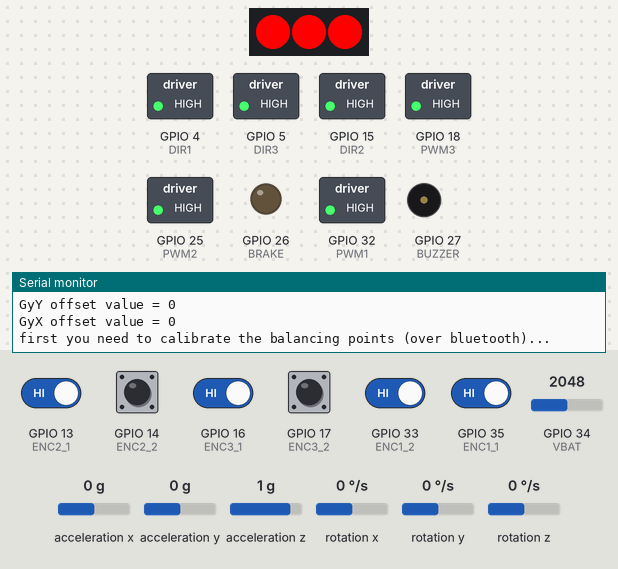
A sketch run on a simulated ESP32. Parts: 3 RGB LEDs in strip order, left to right, switched loads named in the sketch (green lamp = pin HIGH), output pins drawn as LEDs (lit = HIGH), buzzer (waves = sounding, pin HIGH), the last lines printed to the serial monitor. Wiring (inferred from the names in the program): MPU-6050 motion sensor at I2C address 0x68. The inputs (shaded band) are chosen by the test bench; at power-on: GPIO 13 (ENC2_1), GPIO 14 (ENC2_2), GPIO 16 (ENC3_1), GPIO 17 (ENC3_2), GPIO 33 (ENC1_2), GPIO 35 (ENC1_1) HIGH, GPIO 34 (VBAT) = 2048, acceleration x 0 g, acceleration y 0 g, acceleration z 1 g, rotation x 0 °/s, rotation y 0 °/s, rotation z 0 °/s. Colours are those a GRB WS2812 strip shows for the declared byte order; EEPROM starts erased; nothing arrives over Bluetooth unless stated.

Above: at 14.9 s.
15.0 s: GPIO 13 (ENC2_1) driven LOW
At 16.2 s:
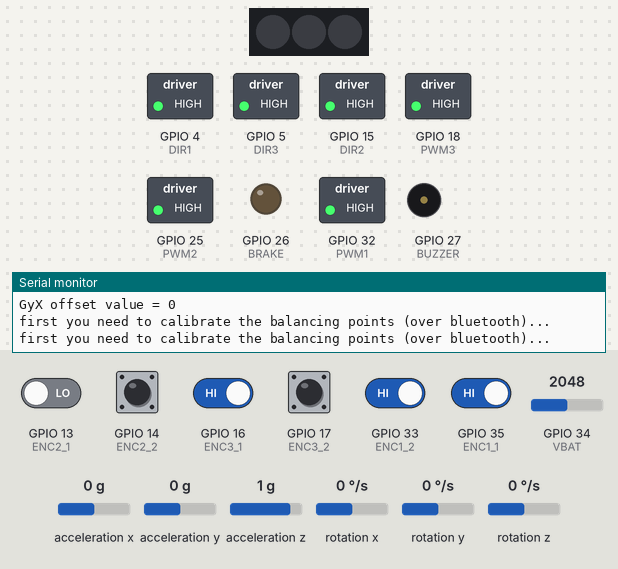
20.5 s: GPIO 16 (ENC3_1) driven LOW
At 23.2 s:
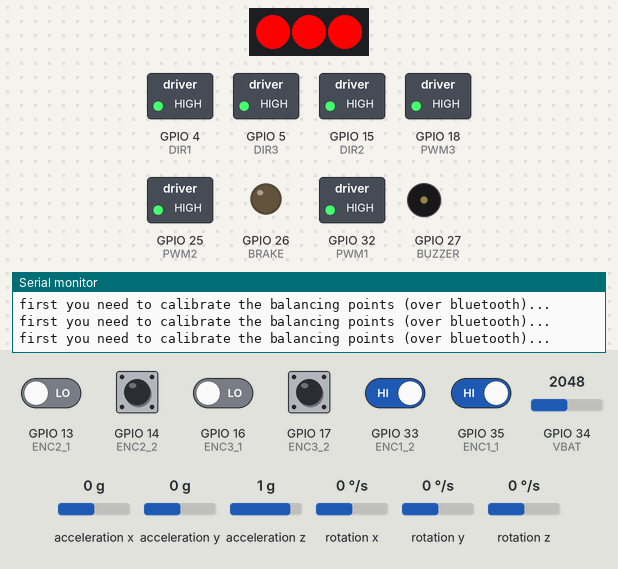
26.0 s: GPIO 33 (ENC1_2) driven LOW
At 28.9 s:
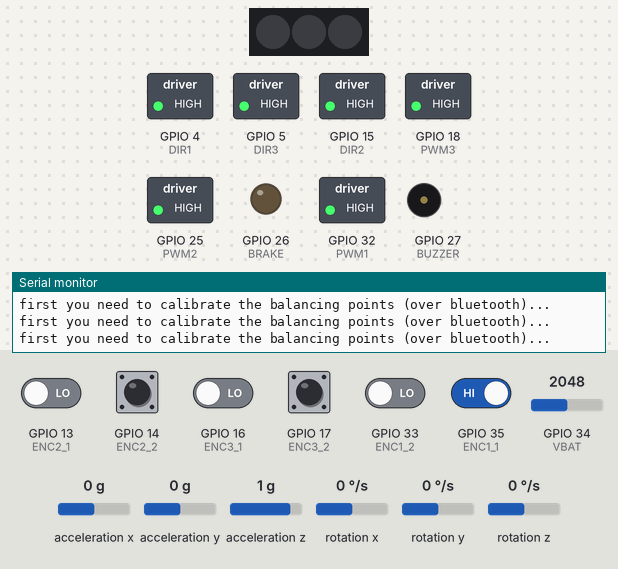
31.2 s: GPIO 35 (ENC1_1) driven LOW
At 31.6 s:
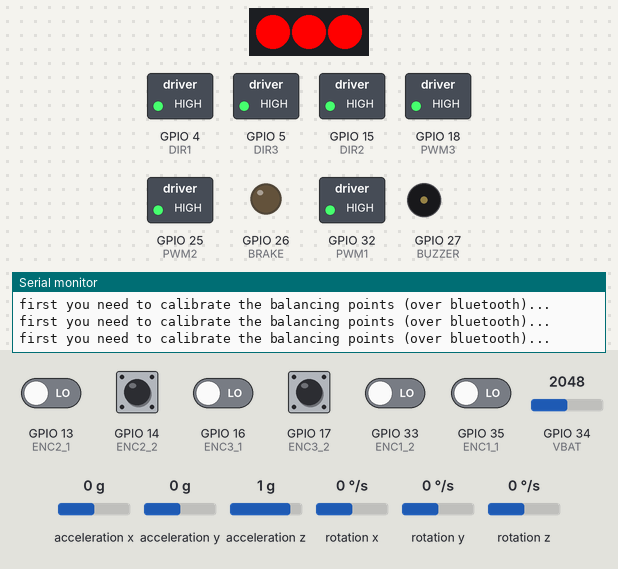
32.7 s: GPIO 13 (ENC2_1) driven HIGH
At 33.0 s:
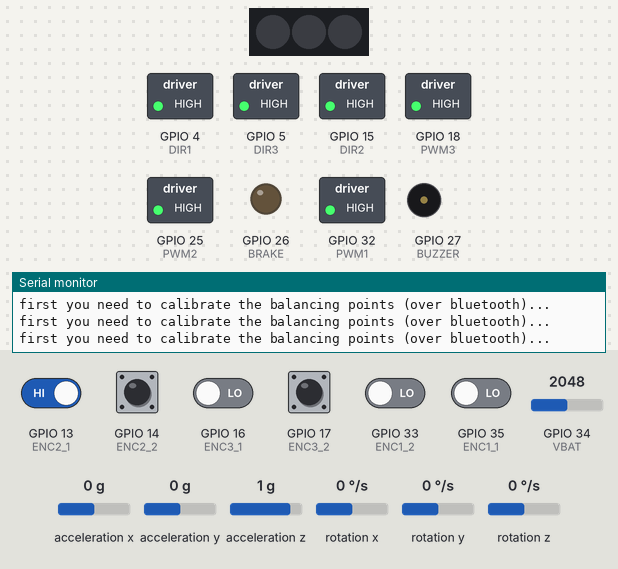
34.2 s: GPIO 16 (ENC3_1) driven HIGH
At 35.4 s:
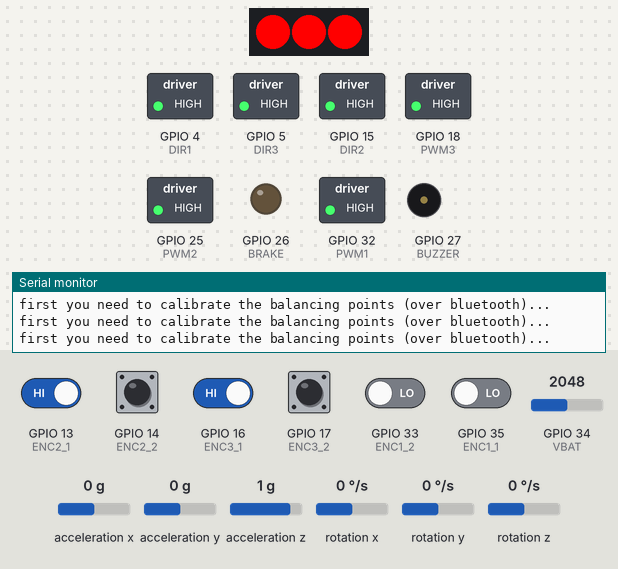
Timing chart, 0 to 36.7 s (numbered marks = the images above; inputs shaded):
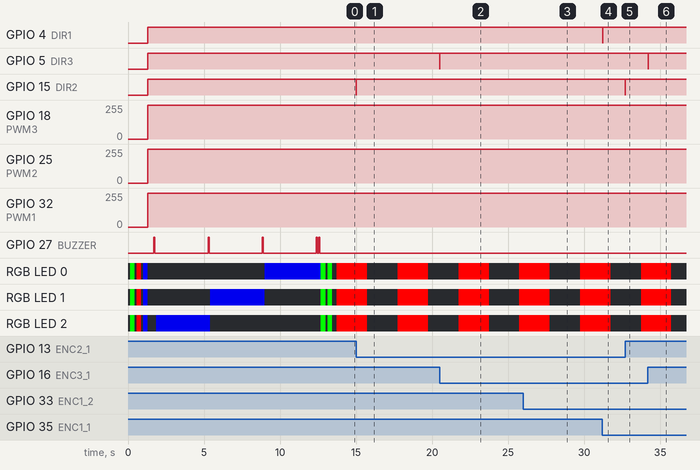

Measured:
- after the input at 15.0 s, GPIO 15 (DIR2): HIGH → LOW at once, → HIGH 0.01 s later; GPIO 25 (PWM2): 255/255 → 253/255 at once, → 255/255 0.01 s later
- after the input at 20.5 s, GPIO 5 (DIR3): HIGH → LOW at once, → HIGH 0.01 s later; GPIO 18 (PWM3): 255/255 → 253/255 at once, → 255/255 0.01 s later
- after the input at 26.0 s, GPIO 32 (PWM1): 255/255 → 253/255 at once, → 255/255 0.01 s later
- after the input at 31.2 s, GPIO 4 (DIR1): HIGH → LOW at once, → HIGH 0.01 s later; GPIO 32 (PWM1): 255/255 → 253/255 at once, → 255/255 0.01 s later
- after the input at 32.7 s, GPIO 15 (DIR2): HIGH → LOW at once, → HIGH 0.01 s later; GPIO 25 (PWM2): 255/255 → 253/255 at once, → 255/255 0.01 s later
- after the input at 34.2 s, GPIO 5 (DIR3): HIGH → LOW at once, → HIGH 0.01 s later; GPIO 18 (PWM3): 255/255 → 253/255 at once, → 255/255 0.01 s later

The sketch:

esp32_cube_enc_rot.ino
```cpp
#include "ESP32.h"
#include <Wire.h>
#include <EEPROM.h>
#include "BluetoothSerial.h"
#include <FastLED.h>

BluetoothSerial SerialBT;
CRGB leds[NUM_PIXELS];

void setup() {
  Serial.begin(115200);
  SerialBT.begin("ESP32-Test"); // Bluetooth device name
  EEPROM.begin(EEPROM_SIZE);

  FastLED.addLeds<WS2812B, LED_PIN, RGB>(leds, NUM_PIXELS);  // GRB ordering is typical

  pinMode(BUZZER, OUTPUT);
  pinMode(BRAKE, OUTPUT);
  digitalWrite(BRAKE, LOW);

  for (int i=0;i<=255;i+=10) {
    leds[0] = CRGB(i, 0, 0);
    leds[1] = CRGB(i, 0, 0);
    leds[2] = CRGB(i, 0, 0);
    FastLED.show();
    delay(5);
  }
  delay(300);
  for (int i=0;i<=255;i+=10) {
    leds[0] = CRGB(0, i, 0);
    leds[1] = CRGB(0, i, 0);
    leds[2] = CRGB(0, i, 0);
    FastLED.show();
    delay(5);
  }
  delay(300);
  for (int i=0;i<=255;i+=10) {
    leds[0] = CRGB(0, 0, i);
    leds[1] = CRGB(0, 0, i);
    leds[2] = CRGB(0, 0, i);
    FastLED.show();
    delay(5);
  }
  delay(300);
  leds[0] = CRGB::Black;
  leds[1] = CRGB::Black;
  leds[2] = CRGB::Black;
  FastLED.show();

  pinMode(DIR1, OUTPUT);
  pinMode(ENC1_1, INPUT);
  pinMode(ENC1_2, INPUT);
  attachInterrupt(ENC1_1, ENC1_READ, CHANGE);
  attachInterrupt(ENC1_2, ENC1_READ, CHANGE);
  // ledcSetup(PWM1_CH, BASE_FREQ, TIMER_BIT);
  ledcAttach(PWM1, BASE_FREQ, TIMER_BIT);
  Motor1_control(0);

  pinMode(DIR2, OUTPUT);
  pinMode(ENC2_1, INPUT);
  pinMode(ENC2_2, INPUT);
  attachInterrupt(ENC2_1, ENC2_READ, CHANGE);
  attachInterrupt(ENC2_2, ENC2_READ, CHANGE);
  //ledcSetup(PWM2_CH, BASE_FREQ, TIMER_BIT);
  ledcAttach(PWM2, BASE_FREQ, TIMER_BIT);
  Motor2_control(0);

  pinMode(DIR3, OUTPUT);
  pinMode(ENC3_1, INPUT);
  pinMode(ENC3_2, INPUT);
  attachInterrupt(ENC3_1, ENC3_READ, CHANGE);
  attachInterrupt(ENC3_2, ENC3_READ, CHANGE);
  //ledcSetup(PWM3_CH, BASE_FREQ, TIMER_BIT);
  ledcAttach(PWM3, BASE_FREQ, TIMER_BIT);
  Motor3_control(0);

  EEPROM.get(0, offsets);
  if (offsets.ID == 96)
    calibrated = true;

  delay(200);
  angle_setup();

}

void loop() {
  currentT = millis();
  if (currentT - previousT_1 >= loop_time) {
    Tuning();
    angle_calc();

    motor1_speed = enc_count1;
    enc_count1 = 0;
    motor2_speed = enc_count2;
    enc_count2 = 0;
    motor3_speed = enc_count3;
    enc_count3 = 0;
    threeWay_to_XY(motor1_speed, motor2_speed, motor3_speed);
    motors_speed_Z = motor1_speed + motor2_speed + motor3_speed;

    if (vertical_vertex && calibrated && !calibrating) {
      digitalWrite(BRAKE, HIGH);
      gyroX = GyX / 131.0;
      gyroY = GyY / 131.0;
      gyroZ = GyZ / 131.0;
      gyroXfilt = alpha * gyroX + (1 - alpha) * gyroXfilt;
      gyroYfilt = alpha * gyroY + (1 - alpha) * gyroYfilt;

      int pwm_X = constrain(K1 * robot_angleX + K2 * gyroXfilt + K3 * speed_X + K4 * motors_speed_X, -255, 255);
      int pwm_Y = constrain(K1 * robot_angleY + K2 * gyroYfilt + K3 * speed_Y + K4 * motors_speed_Y, -255, 255);
      int pwm_Z = constrain(zK2 * gyroZ + zK3 * motors_speed_Z, -255, 255);

      motors_speed_X += speed_X / 5;
      motors_speed_Y += speed_Y / 5;
      XYZ_to_threeWay(-pwm_X, pwm_Y, -pwm_Z);
    } else if (vertical_edge && calibrated && !calibrating) {
      digitalWrite(BRAKE, HIGH);
      gyroX = GyX / 131.0;
      gyroXfilt = alpha * gyroX + (1 - alpha) * gyroXfilt;

      int pwm_X = constrain(eK1 * robot_angleX + eK2 * gyroXfilt + eK3 * motor3_speed + eK4 * motors_speed_X, -255, 255);

      motors_speed_X += motor3_speed / 5;
      Motor3_control(pwm_X);
    } else {
      XYZ_to_threeWay(0, 0, 0);
      digitalWrite(BRAKE, LOW);
      motors_speed_X = 0;
      motors_speed_Y = 0;
    }
    previousT_1 = currentT;
  }
  else {
      Rotating();
  }

  if (currentT - previousT_2 >= 2000) {
    battVoltage((double)analogRead(VBAT) / 204); // value 204 must be selected by measuring battery voltage!
    if (!calibrated && !calibrating) {
      SerialBT.println("first you need to calibrate the balancing points...");
      Serial.println("first you need to calibrate the balancing points (over bluetooth)...");
      if (!calibrated_leds) {
        leds[0] = CRGB(0, 255, 0);
        leds[1] = CRGB(0, 255, 0);
        leds[2] = CRGB(0, 255, 0);
        FastLED.show();
        calibrated_leds = true;
      } else {
        leds[0] = CRGB::Black;
        leds[1] = CRGB::Black;
        leds[2] = CRGB::Black;
        FastLED.show();
        calibrated_leds = false;
      }
    }
    previousT_2 = currentT;
  }
}
```

ESP32.h
```cpp
#define BUZZER      27
#define VBAT        34
#define INT_LED     2

#define BRAKE       26

#define DIR2        15
#define ENC2_1      13
#define ENC2_2      14
#define PWM2        25
#define PWM2_CH     0

#define DIR3        5
#define ENC3_1      16
#define ENC3_2      17
#define PWM3        18
#define PWM3_CH     2

#define DIR1        4
#define ENC1_1      35
#define ENC1_2      33
#define PWM1        32
#define PWM1_CH     1

#define TIMER_BIT   8
#define BASE_FREQ   20000

#define MPU6050       0x68   // Device address
#define ACCEL_CONFIG  0x1C   // Accelerometer configuration address
#define GYRO_CONFIG   0x1B   // Gyro configuration address
#define PWR_MGMT_1    0x6B
#define PWR_MGMT_2    0x6C

#define accSens 0            // 0 = 2g, 1 = 4g, 2 = 8g, 3 = 16g
#define gyroSens 0           // 0 = 250rad/s, 1 = 500rad/s, 2 1000rad/s, 3 = 2000rad/s

#define EEPROM_SIZE   64

#define LED_PIN       19     // Pin that connects to WS2812B
#define NUM_PIXELS    3      // The number of LEDs (pixels) on WS2812B

float Gyro_amount = 0.996;

bool vertical_vertex = false;
bool vertical_edge = false;
bool calibrating = false;
bool vertex_calibrated = false;
bool calibrated = false;
bool calibrated_leds = false;
// new variable (by rmo)
bool rotating = false;
//bool rotating_positive = false;
//bool rotating_negative = false;

float K1 = 180;
float K2 = 30.00;
float K3 = 1.6;
float K4 = 0.008;
float zK2 = 8.00;
float zK3 = 0.30;

float eK1 = 190;
float eK2 = 31.00;
float eK3 = 2.5;
float eK4 = 0.014;

int loop_time = 15;

struct OffsetsObj {
  int ID;
  float acXv;
  float acYv;
  float acZv;
  float acXe;
  float acYe;
  float acZe;
};
OffsetsObj offsets;

float alpha = 0.7;

int16_t  AcX, AcY, AcZ, AcXc, AcYc, AcZc, GyX, GyY, GyZ;
float gyroX, gyroY, gyroZ, gyroXfilt, gyroYfilt, gyroZfilt;
float speed_X, speed_Y;

// new variable (by rmo)
int16_t  pwm_offset = 0;
//int16_t  pos_pwm_offset = 70;
//int16_t  neg_pwm_offset = -70;
//int      ramp_up_divider = 3;

int16_t  GyZ_offset = 0;
int16_t  GyY_offset = 0;
int16_t  GyX_offset = 0;
int32_t  GyZ_offset_sum = 0;
int32_t  GyY_offset_sum = 0;
int32_t  GyX_offset_sum = 0;

float robot_angleX, robot_angleY;
float Acc_angleX, Acc_angleY;
int32_t motors_speed_X;
int32_t motors_speed_Y;
int32_t motors_speed_Z;

long currentT, previousT_1, previousT_2;

volatile int  enc_count1 = 0, enc_count2 = 0, enc_count3 = 0;
int16_t motor1_speed;
int16_t motor2_speed;
int16_t motor3_speed;
```

functions_rot.ino
```cpp
void writeTo(byte device, byte address, byte value) {
  Wire.beginTransmission(device);
  Wire.write(address);
  Wire.write(value);
  Wire.endTransmission(true);
}

void beep() {
    digitalWrite(BUZZER, HIGH);
    delay(70);
    digitalWrite(BUZZER, LOW);
    delay(80);
}

void save() {
    EEPROM.put(0, offsets);
    EEPROM.commit();
    EEPROM.get(0, offsets);
    if (offsets.ID == 96) calibrated = true;
    calibrating = false;
    SerialBT.println("Calibrating off.");
    beep();
}

void angle_setup() {
  Wire.begin();
  delay (100);
  writeTo(MPU6050, PWR_MGMT_1, 0);
  writeTo(MPU6050, ACCEL_CONFIG, accSens << 3); // Specifying output scaling of accelerometer
  writeTo(MPU6050, GYRO_CONFIG, gyroSens << 3); // Specifying output scaling of gyroscope
  delay (100);

  beep();
  leds[2] = CRGB(0, 0, 200);
  FastLED.show();
  for (int i = 0; i < 512; i++) {
    angle_calc();
    GyZ_offset_sum += GyZ;
    delay(5);
  }
  GyZ_offset = GyZ_offset_sum >> 9;
  Serial.print("GyZ offset value = "); Serial.println(GyZ_offset);
  beep();
  leds[2] = CRGB::Black;
  FastLED.show();

  leds[1] = CRGB(0, 0, 200);
  FastLED.show();
  for (int i = 0; i < 512; i++) {
    angle_calc();
    GyY_offset_sum += GyY;
    delay(5);
  }
  GyY_offset = GyY_offset_sum >> 9;
  Serial.print("GyY offset value = "); Serial.println(GyY_offset);
  beep();
  leds[1] = CRGB::Black;
  FastLED.show();

  leds[0] = CRGB(0, 0, 200);
  FastLED.show();
  for (int i = 0; i < 512; i++) {
    angle_calc();
    GyX_offset_sum += GyX;
    delay(5);
  }
  GyX_offset = GyX_offset_sum >> 9;
  Serial.print("GyX offset value = "); Serial.println(GyX_offset);
  beep();
  beep();
  leds[0] = CRGB::Black;
  FastLED.show();

  leds[0] = CRGB(255, 0, 0);
  leds[1] = CRGB(255, 0, 0);
  leds[2] = CRGB(255, 0, 0);
  FastLED.show();
  delay(300);
  leds[0] = CRGB::Black;
  leds[1] = CRGB::Black;
  leds[2] = CRGB::Black;
  FastLED.show();
  delay(150);
  leds[0] = CRGB(255, 0, 0);
  leds[1] = CRGB(255, 0, 0);
  leds[2] = CRGB(255, 0, 0);
  FastLED.show();
  delay(300);
  leds[0] = CRGB::Black;
  leds[1] = CRGB::Black;
  leds[2] = CRGB::Black;
  FastLED.show();
  delay(300);
}

void angle_calc() {

  Wire.beginTransmission(MPU6050);
  Wire.write(0x43);
  Wire.endTransmission(false);
  Wire.requestFrom(MPU6050, 6, true);
  GyX = Wire.read() << 8 | Wire.read();
  GyY = Wire.read() << 8 | Wire.read();
  GyZ = Wire.read() << 8 | Wire.read();

  Wire.beginTransmission(MPU6050);
  Wire.write(0x3B);
  Wire.endTransmission(false);
  Wire.requestFrom(MPU6050, 6, true);
  AcX = Wire.read() << 8 | Wire.read();
  AcY = Wire.read() << 8 | Wire.read();
  AcZ = Wire.read() << 8 | Wire.read();

  if (abs(AcX) < 2000) {
    AcXc = AcX - offsets.acXv;
    AcYc = AcY - offsets.acYv;
    AcZc = AcZ - offsets.acZv;
  } else {
    AcXc = AcX - offsets.acXe;
    AcYc = AcY - offsets.acYe;
    AcZc = AcZ - offsets.acZe;
  }
  GyZ -= GyZ_offset;
  GyY -= GyY_offset;
  GyX -= GyX_offset;

  robot_angleY += GyY * loop_time / 1000 / 65.536;
  Acc_angleY = atan2(AcXc, -AcZc) * 57.2958;
  robot_angleY = robot_angleY * Gyro_amount + Acc_angleY * (1.0 - Gyro_amount);

  robot_angleX += GyX * loop_time / 1000 / 65.536;
  Acc_angleX = -atan2(AcYc, -AcZc) * 57.2958;
  robot_angleX = robot_angleX * Gyro_amount + Acc_angleX * (1.0 - Gyro_amount);

  if (abs(AcX) < 2000 && abs(Acc_angleX) < 0.4 && abs(Acc_angleY) < 0.4 && !vertical_vertex && !vertical_edge) {
    robot_angleX = Acc_angleX;
    robot_angleY = Acc_angleY;
    vertical_vertex = true;
  } else if (abs(AcX) > 7000 && abs(AcX) < 10000 && abs(Acc_angleX) < 0.3 && !vertical_vertex && !vertical_edge) {
    robot_angleX = Acc_angleX;
    robot_angleY = Acc_angleY;
    vertical_edge = true;
  } else if ((abs(robot_angleX) > 7 || abs(robot_angleY) > 7) && vertical_vertex) {
    vertical_vertex = false;
  } else if ((abs(robot_angleX) > 7 || abs(robot_angleY) > 7) && vertical_edge) {
    vertical_edge = false;
  }
}

void XYZ_to_threeWay(float pwm_X, float pwm_Y, float pwm_Z) {
  int16_t m1 = round((0.5 * pwm_X - 0.866 * pwm_Y) / 1.37 + pwm_Z);
  int16_t m2 = round((0.5 * pwm_X + 0.866 * pwm_Y) / 1.37 + pwm_Z);
  int16_t m3 = -pwm_X / 1.37 + pwm_Z;
  if (!rotating) pwm_offset = 0;
  Motor1_control(m1 + pwm_offset);
  Motor2_control(m2 + pwm_offset);
  Motor3_control(m3 + pwm_offset);
}

void threeWay_to_XY(int in_speed1, int in_speed2, int in_speed3) {
  speed_X = ((in_speed3 - (in_speed2 + in_speed1) * 0.5) * 0.5) * 1.81;
  speed_Y = -(-0.866 * (in_speed2 - in_speed1)) / 1.1;
}

void battVoltage(double voltage) {
  if (voltage > 8 && voltage <= 9.5) {
    digitalWrite(BUZZER, HIGH);
  } else {
    digitalWrite(BUZZER, LOW);
  }
}

void pwmSet(uint8_t channel, uint32_t value) {
  ledcWrite(channel, value);
}

void Motor1_control(int sp) {
  sp = sp + motor1_speed;
  if (sp < 0)
    digitalWrite(DIR1, LOW);
  else
    digitalWrite(DIR1, HIGH);
  pwmSet(PWM1, 255 - abs(sp));  //changed from PWMx_CH to PWMx
}

void Motor2_control(int sp) {
  sp = sp + motor2_speed;
  if (sp < 0)
    digitalWrite(DIR2, LOW);
  else
    digitalWrite(DIR2, HIGH);
  pwmSet(PWM2, 255 - abs(sp));  //changed from PWMx_CH to PWMx
}

void Motor3_control(int sp) {
  sp = sp + motor3_speed;
  if (sp < 0)
    digitalWrite(DIR3, LOW);
  else
    digitalWrite(DIR3, HIGH);
  pwmSet(PWM3, 255 - abs(sp));  //changed from PWMx_CH to PWMx
}

void ENC1_READ() {
  static int state = 0;
  state = (state << 2 | (digitalRead(ENC1_1) << 1) | digitalRead(ENC1_2)) & 0x0f;
  if (state == 0x02 || state == 0x0d || state == 0x04 || state == 0x0b) {
    enc_count1++;
  } else if (state == 0x01 || state == 0x0e || state == 0x08 || state == 0x07) {
    enc_count1--;
  }
}

void ENC2_READ() {
  static int state = 0;
  state = (state << 2 | (digitalRead(ENC2_1) << 1) | digitalRead(ENC2_2)) & 0x0f;
  if (state == 0x02 || state == 0x0d || state == 0x04 || state == 0x0b) {
    enc_count2++;
  } else if (state == 0x01 || state == 0x0e || state == 0x08 || state == 0x07) {
    enc_count2--;
  }
}

void ENC3_READ() {
  static int state = 0;
  state = (state << 2 | (digitalRead(ENC3_1) << 1) | digitalRead(ENC3_2)) & 0x0f;
  if (state == 0x02 || state == 0x0d || state == 0x04 || state == 0x0b) {
    enc_count3++;
  } else if (state == 0x01 || state == 0x0e || state == 0x08 || state == 0x07) {
    enc_count3--;
  }
}

int Tuning() {
  if (!SerialBT.available())  return 0;
  char param = SerialBT.read();               // get parameter byte
  if (!SerialBT.available()) return 0;
  char cmd = SerialBT.read();                 // get command byte
  switch (param) {
    case 'c':
      if (cmd == '+' && !calibrating) {
        calibrating = true;
        SerialBT.println("Calibrating on.");
        SerialBT.println("Set the cube on vertex...");
        leds[0] = CRGB(250, 250, 0);
        leds[1] = CRGB(250, 250, 0);
        leds[2] = CRGB(250, 250, 0);
        FastLED.show();
      }
      if (cmd == '-' && calibrating)  {
        SerialBT.print("X: "); SerialBT.print(AcX); SerialBT.print(" Y: "); SerialBT.print(AcY); SerialBT.print(" Z: "); SerialBT.println(AcZ + 16384);
        if (abs(AcX) < 2000 && abs(AcY) < 2000) {
          offsets.ID = 96;
          offsets.acXv = AcX;
          offsets.acYv = AcY;
          offsets.acZv = AcZ + 16384;
          SerialBT.println("Vertex OK.");
          SerialBT.println("Set the cube on edge...");
          vertex_calibrated = true;
          leds[0] = CRGB(0, 250, 250);
          leds[1] = CRGB(0, 250, 250);
          leds[2] = CRGB(0, 250, 250);
          FastLED.show();
          beep();
        } else if (abs(AcX) > 7000 && abs(AcX) < 10000 && abs(AcY) < 2000 && vertex_calibrated) {
          SerialBT.print("X: "); SerialBT.print(AcX); SerialBT.print(" Y: "); SerialBT.print(AcY); SerialBT.print(" Z: "); SerialBT.println(AcZ + 16384);
          SerialBT.println("Edge OK.");
          offsets.acXe = AcX;
          offsets.acYe = AcY;
          offsets.acZe = AcZ + 16384;
          leds[0] = CRGB::Black;
          leds[1] = CRGB::Black;
          leds[2] = CRGB::Black;
          FastLED.show();
          save();
        } else {
          SerialBT.println("The angles are wrong!!!");
          beep();
          beep();
        }
      }
      break;
   }
   return 1;
}

int Rotating() {
  if (!SerialBT.available())  return 0;
  char param = SerialBT.read();               // get parameter byte
  if (!SerialBT.available()) return 0;
  char cmd = SerialBT.read();                 // get command byte
  switch (param) {
    case 'r':
      if (cmd == '+') {
        SerialBT.println("Rotating positive");
        rotating = true;
        pwm_offset = 70;
      }
      if (cmd == '-') {
        SerialBT.println("Rotating negative");
        rotating = true;
        pwm_offset = -70;
      }
      if (cmd == 's') {
        SerialBT.println("Rotating off");
        rotating = false;
      }
      break;
   }
   return 1;
}
```
